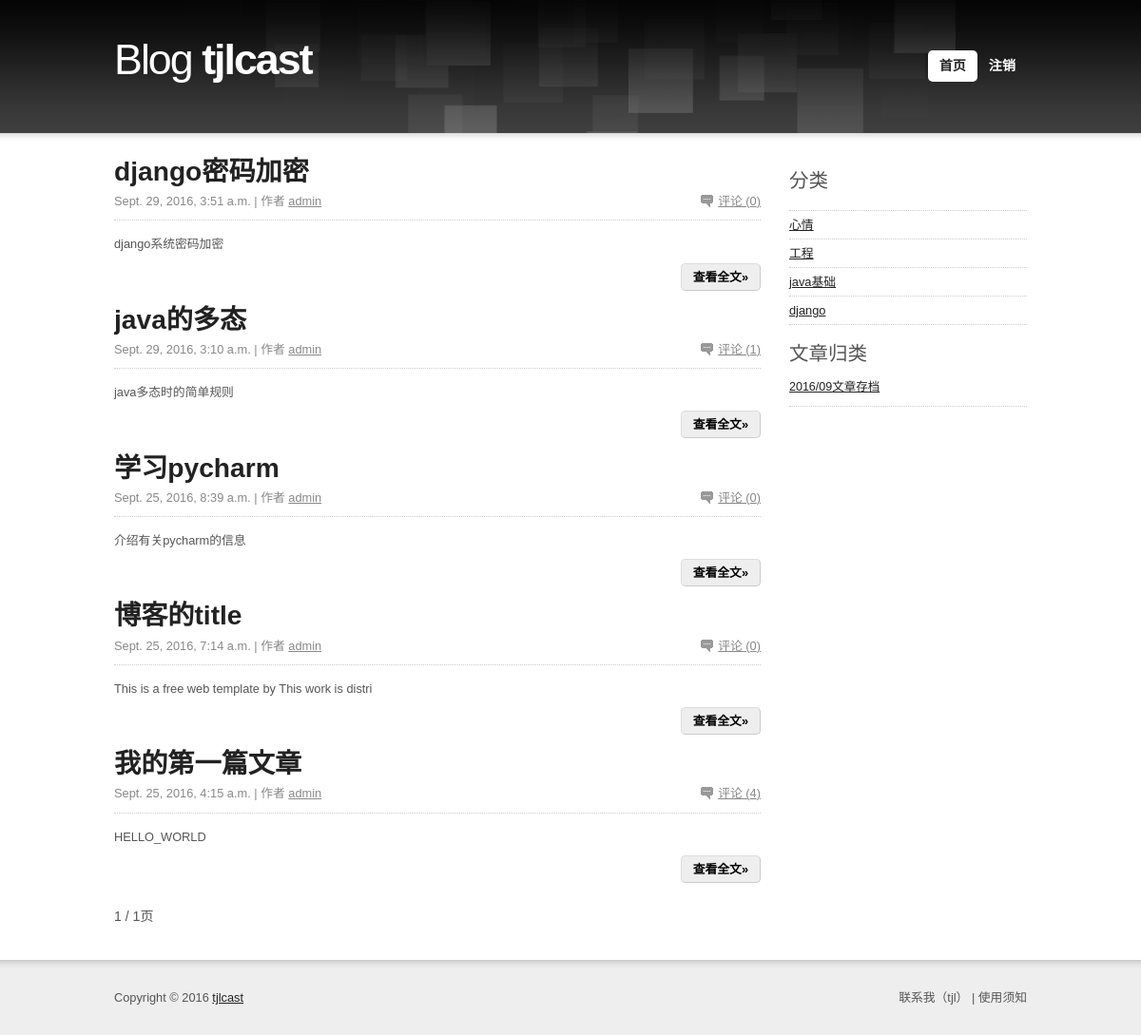
The page / (signed in) on the database its author committed.
### blog_old_project/models.py (models this page shows, shortened)
class Article(models.Model):
    title = models.CharField(max_length=50, verbose_name='文章标题')
    desc = models.CharField(max_length=50, verbose_name='文章描述')
    content = models.TextField(verbose_name='文章内容')
    click_count = models.IntegerField(default=0, verbose_name='点击次数')
    is_recommend = models.BooleanField(default=False, verbose_name='是否推荐')
    date_publish = models.DateTimeField(auto_now_add=True, verbose_name='发布时间')
    user = models.ForeignKey(User, verbose_name='用户')
    category = models.ForeignKey(Category, blank=True, null=True, verbose_name='分类')
    tag = models.ManyToManyField(Tag, verbose_name='标签')
    objects = ArticleManager()
    class Meta:
        verbose_name = '文章'
        verbose_name_plural = verbose_name
        ordering = ['-date_publish']

class User(AbstractUser):
    avatar = models.ImageField(upload_to='avatar/%Y/%m', max_length=200, blank=True,
                               null=True, verbose_name='用户头像')
    qq = models.CharField(max_length=20, blank=True, null=True, verbose_name='QQ号码')
    mobile = models.CharField(max_length=11, blank=True, null=True, unique=True, verbose_name='手机号码')
    url = models.URLField(max_length=100, blank=True, null=True, verbose_name='个人网页地址')
    class Meta:
        verbose_name = '用户'
        verbose_name_plural = verbose_name
        ordering = ['-id']

class Category(models.Model):
    name = models.CharField(max_length=30, verbose_name='分类名称')
    index = models.IntegerField(default=999,verbose_name='分类的排序')
    class Meta:
        verbose_name = '分类'
        verbose_name_plural = verbose_name
        ordering = ['index', 'id']

### blog_old_project/views.py (the view)
# urls.py: url(r'^$', index, name='index'),
def index(request):
    try:
        article_list = Article.objects.all()
        cur_page = int(request.GET.get('page', '0'))
        article_list = getPaginator(request, article_list, cur_page, )
        category_list = Category.objects.all()[:6]
        archive_list = Article.objects.distinct_date()
    except Exception as e:
        print e
    return render(request, 'index.html', locals())

### blog_old_project/models.py (called while the page is built)
    def distinct_date(self):
        distinct_date_list = []
        date_list = self.values('date_publish')
        for date in date_list:
            date = date['date_publish'].strftime('%Y/%m')
            if date not in distinct_date_list:
                distinct_date_list.append(date)
        return distinct_date_list

### blog_old_project/tools/MyPagination.py (called while the page is built)
    def page(self, number):
        self.page_num = number
        return super(JuncheePaginator, self).page(number)

### blog_old_project/views.py (called while the page is built)
def global_settings(request):
    SITE_NAME = settings.SITE_NAME
    SITE_DESC = settings.SITE_DESC
    return locals()

def getPaginator(request, obj_list, curPage, page_size=5):
    paginator = JuncheePaginator(obj_list, page_size)
    try:
        cur_page = int(curPage)
        obj_list = paginator.page(cur_page)
    except Exception as e:
        obj_list = paginator.page(1)
    return obj_list

### templates/index.html (shortened to what this page needs)
{% include 'header.html' %}
{% load myfilter %}
	<div id="section" class="box">
		<div id="content">
			<ul class="articles box">
                {% for article in article_list %}
                    <li>
                        <h2><a href="{% url 'article' %}?id={{ article.id }}">{{ article.title }}</a></h2>
                        <div class="article-info box">
                            <p class="f-right"><a href="#" class="comment">评论 ({{ article.comment_set.all.count }})</a></p>
                            <p class="f-left">{{ article.date_publish }} | 作者 <a href="#">{{ article.user.username }}</a></p>
                        </div>
                        <p>{{ article.desc | safe  }}</p>
                        <p class="more"><a href="{% url 'article' %}?id={{ article.id }}">查看全文&raquo;</a></p>
                    </li>
                {% endfor %}
			</ul>
			<div class="pagination box">
				<p class="f-left">{{ article_list.number }} / {{ article_list.paginator.num_pages }}页</p>
			</div>
		</div>
		{% include 'right.html' %}
	</div>
{% include 'footer.html' %}

### templates/right.html (shortened to what this page needs)
		<div id="aside">
			<h3>分类</h3>
			<ul class="menu">
                {% for category in category_list %}
                    <li><a href="{% url 'category' %}?cid={{ category.id }}">{{ category.name }}</a></li>
                {% endfor %}
			</ul>
            <h3 class="nomb">文章归类</h3>
			<ul class="sponsors">
                {% for archive in archive_list %}
                    <li>
					<a href='{% url 'archive' %}?year={{ archive | slice:":4" }}&month={{ archive | slice:"5:7" }}'>{{ archive }}文章存档</a><br />
				    </li>
                {% endfor %}
			</ul>
		</div>

### static/css/main.css (style rules this page uses)
blockquote, body, button, code, dd, div, dl, dt, fieldset, form, h1, h2, h3, h4, h5, h6, img, legend, li, ol, p, pre, td, th, ul { margin:0; padding:0; border:0; vertical-align:baseline; }
address, blockquote, dl, fieldset, form, h1, h2, h3, h4, h5, h6, ol, p, table, ul { margin:15px 0; }
body { background:url("../design/bg.png") 0 0 repeat-x; font:0.8em/1.5 "arial", sans-serif; }
h2 { font-size:220%; font-weight:bold; }
h3 { font-size:160%; font-weight:normal; }
#section { overflow:hidden; padding:20px 0; }
#content { float:left; width:680px; text-align:justify; }
.articles { margin:0; list-style:none; }
.articles h2 { margin:0; }
.articles h2 a { text-decoration:none; }
.articles .article-info { padding-bottom:10px; }
.articles .article-info .comment { padding-left:18px; background:url("../design/comment.gif") 0 50% no-repeat; }
.articles .article-info p { margin:0; }
.pagination { font-size:110%; }
.more { text-align:right; }
.more a { border-radius:5px; -webkit-border-radius:5px; -moz-border-radius:5px; padding:6px 12px; text-decoration:none; font-weight:bold; }
#aside { float:right; width:250px; }
.menu { list-style:none; }
.menu li { display:inline; }
.menu li a { display:block; padding:5px 0; }
.sponsors { margin:0; list-style:none; font-size:85%; }
.sponsors li { padding:10px 0; }
.sponsors li a { font-size:115%; }
.box { min-height:1px; _height:1%; }
.box:after { display:block; visibility:hidden; clear:both; line-height:0; font-size:0; content:"."; }
.f-left { float:left !important; }
.f-right { float:right !important; }
.nomb { margin-bottom:0 !important; }

### static/css/skin.css (style rules this page uses)
body { background-color:#FFF; color:#555; }
a { color:#222; }
h2 { color:#222; }
.articles .article-info { border-bottom:1px dotted #CCC; color:#888; }
.articles .article-info a { color:#888; }
.more a { border:1px solid #DDD; border-right:1px solid #CCC; border-bottom:1px solid #CCC; background-color:#EEE; color:#000; }
.menu { border-top:1px dotted #CCC; }
.menu li a { border-bottom:1px dotted #CCC; }
.sponsors { color:#888; }
.sponsors li { border-bottom:1px dotted #CCC; }

### rows shown on the page
Article: title "django密码加密", comment_set.all.count "0", date_publish "Sept. 29, 2016, 3:51 a.m.", user.username "admin", desc "django系统密码加密"
Article: title "java的多态", comment_set.all.count "1", date_publish "Sept. 29, 2016, 3:10 a.m.", user.username "admin", desc "java多态时的简单规则"
Article: title "学习pycharm", comment_set.all.count "0", date_publish "Sept. 25, 2016, 8:39 a.m.", user.username "admin", desc "介绍有关pycharm的信息"
Article: title "博客的title", comment_set.all.count "0", date_publish "Sept. 25, 2016, 7:14 a.m.", user.username "admin", desc "This is a free web template by This work is distri"
Article: title "我的第一篇文章", comment_set.all.count "4", date_publish "Sept. 25, 2016, 4:15 a.m.", user.username "admin", desc "HELLO_WORLD"
Category: name "心情"
Category: name "工程"
Category: name "java基础"
Category: name "django"

### other values the page prints
{{ SITE_NAME }} "tjlcast"
{{ article_list.number }} "1"
{{ article_list.paginator.num_pages }} "1"
{{ archive }} "2016/09"
